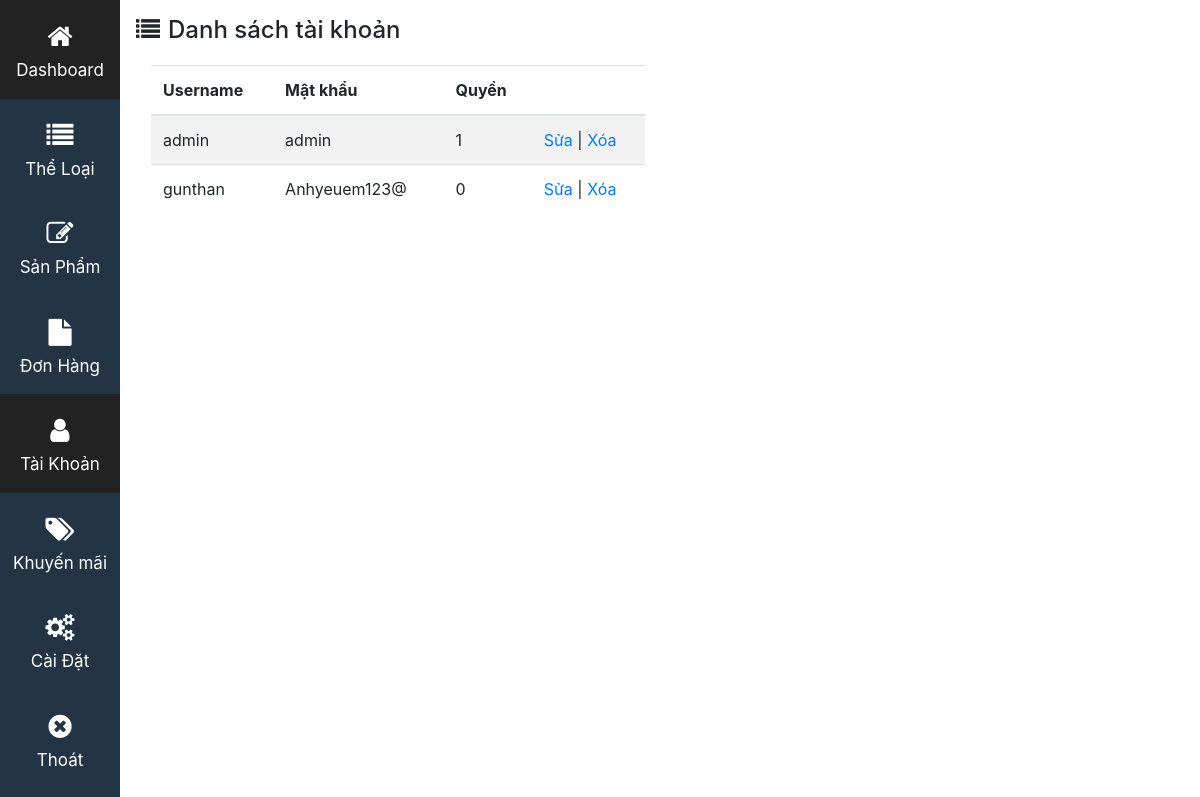
Page /Admin?menu=taikhoan (signed in) on the committed database.
### tables this page shows
CREATE TABLE IF NOT EXISTS `taikhoan` (
  `username` varchar(20) NOT NULL,
  `password` varchar(25) NOT NULL,
  `quyen` int(1) NOT NULL,
  PRIMARY KEY (`username`)
);

### Admin/chucnang/taikhoan/index.php (the view, shortened to what this page needs)
<?php
	include('./chucnang/connect.php');
	$cmd2='select * from taikhoan';
	$limit=12;
	if(isset($_GET['page']))
		$start=(((int) $_GET['page'])-1)*$limit;
	else
		$start=0;
	$taikhoan=$conn->prepare($cmd2.' limit '.$start.','.$limit);
	$taikhoan->execute();
?>
<h4><i class="fa fa-list mr-2 my-3"></i>Danh sách tài khoản</h4>
<div class="col-6">
<table class="table table-striped">
   <thead>
      <tr>
  		 <th>Username</th>
         <th>Mật khẩu</th>
         <th>Quyền</th>
         <th></th>
      </tr>
   </thead>
   <tbody>
   	<?php
   		while ($row=$taikhoan->fetch(PDO::FETCH_ASSOC)) {
   			echo '
				<tr>
			      	 <td>'.$row['username'].'</td>
			         <td>'.$row['password'].'</td>
					 <td>'.$row['quyen'].'</td>
					 <td>
					 	<a href="./chucnang/taikhoan/sua.php?user='.$row['username'].'">Sửa</a> |
					 	<a href="./chucnang/taikhoan/xoa.php?user='.$row['username'].'">Xóa</a>
					 </td>
			      </tr>
   			';
   		}
   	?>
   </tbody>
</table>
</div><br>

### Admin/style.css (style rules this page uses)
* { padding: 0; margin: 0; }

### rows in the picture
taikhoan: username "admin", password "admin", quyen "1"
taikhoan: username "gunthan", password "Anhyeuem123@", quyen "0"
